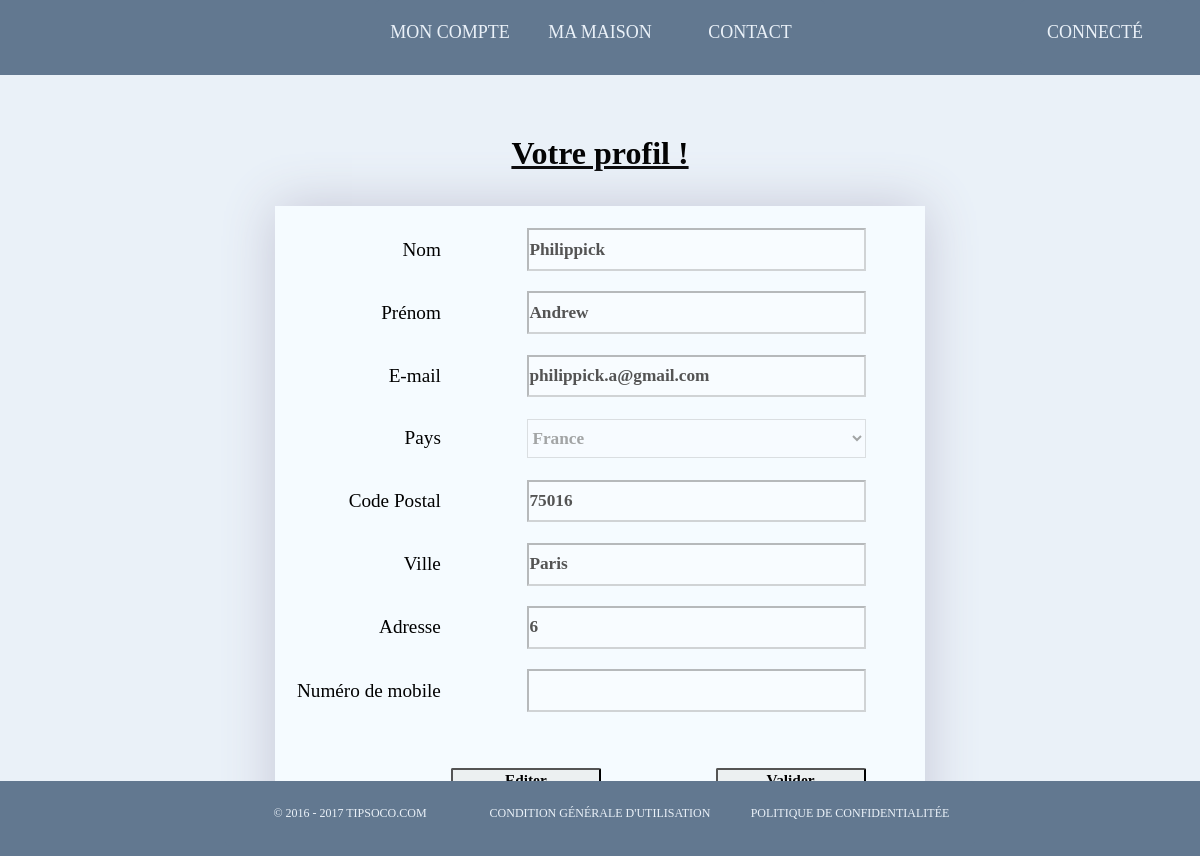
The app's page /Vue/profil.php (signed in), older data.
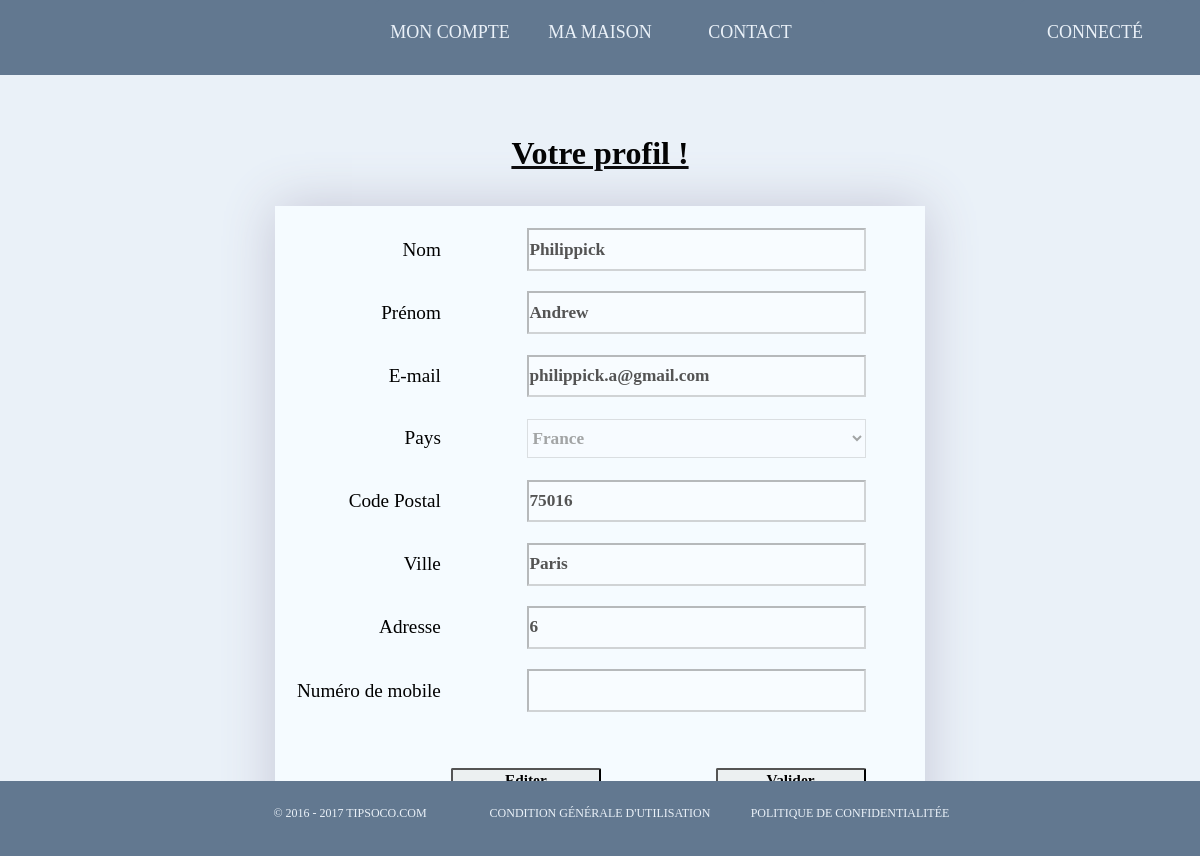
The same page, newer data.
### tables this page shows
CREATE TABLE `client` (
  `id` int(11) NOT NULL,
  `lastname` text NOT NULL,
  `firstname` text NOT NULL,
  `mail` varchar(255) NOT NULL,
  `password` text NOT NULL,
  `type` int(11) NOT NULL,
  `country` varchar(255) NOT NULL,
  `city` varchar(255) NOT NULL,
  `postcode` varchar(255) NOT NULL,
  `mobilenumber` varchar(255) NOT NULL,
  `adresse` varchar(255) NOT NULL
);

### Controleur/controleur_profil.php (called while the page is built, shortened)
<?php
if(isset($_SESSION['id']))
{
	$idc = $_SESSION['id'];
	$reqclient = $bdd->prepare('SELECT * FROM client WHERE id=?');
	$reqclient->execute(array($idc));
	$clientfetch = $reqclient->fetch();
	$lastname = $clientfetch['lastname'];
	$firstname = $clientfetch['firstname'];
	$mail = $clientfetch['mail'];
	$country = $clientfetch['country'];
	$city = $clientfetch['city'];
	$postcode = $clientfetch['postcode'];
	$adresse = $clientfetch['adresse'];
}
else
{
	header("Location: ../Vue/login.php");
}
?>

### Vue/profil.php (the view, shortened to what the changed rows need)
<?php
require ("../Modele/connexion.php");
include("../Controleur/controleur_profil.php");
?>
<html>
<head>
	<link rel="stylesheet" type="text/css" href="../Styles/profil.css">
	<link rel="stylesheet" type="text/css" href="../Styles/header_footer_for_connected_style.css">
</head>
	<body>
	    <div class="form" align="center">
	    	<br>
	    	<br>
			<h2 class="main-text">Votre profil !</h2>
			<br>
			<div class="formulaire">
			<form method="POST" action="">
				<table>
					<tr>
						<?php
						if(isset($_POST["confirm-edit"]))
						{
							if($lastname != "")
							{
							echo '<td><br><input class="input-box" style="text-decoration:none; font-weight: bold;" type="text" name="lastname" placeholder="" required value='.$lastname.'></td>';
							}
						}
						else
						{
							if($lastname != "")
							{
							echo '<td><br><input class="input-box" style="text-decoration:none; font-weight: bold;" type="text" name="lastname" placeholder="" disabled value='.$lastname.'></td>';
							}
						}
						?>
					<tr>
						<?php
						if(isset($_POST["confirm-edit"]))
						{
							if($firstname != "")
							{
							echo '<td><br><input class="input-box" style="text-decoration:none; font-weight: bold;" type="text" name="firstname" placeholder="" required value='.$firstname.'></td>';
							}
						}
						else
						{
							if($firstname != "")
							{
							echo '<td><br><input class="input-box" style="text-decoration:none; font-weight: bold;" type="text" name="firstname" placeholder="" disabled value='.$firstname.'></td>';
							}
						}
						?>
					<tr>
						<?php
						if(isset($_POST["confirm-edit"]))
						{
							if($mail != "")
							{
							echo '<td><br><input class="input-box" style="text-decoration:none; font-weight: bold;" type="email" name="mail" placeholder="" required value='.$mail.'></td>';
							}
						}
						else
						{
							if($mail != "")
							{
							echo '<td><br><input class="input-box" style="text-decoration:none; font-weight: bold;" type="email" name="mail" placeholder="" disabled value='.$mail.'></td>';
							}
						}
						?>
					</tr>
					<tr>
						<td><br>
						<?php
						if(isset($_POST["confirm-edit"]))
						{
							echo '<select style="text-decoration:none; font-weight: bold;" class="select" name="country" >';
							if($country != "")
							{
								echo '<option selected="selected">'.$country.'</option>';
							}
							else
							{
								echo '<option selected="selected" value="blank"></option>';
							}
						}
						else
						{
							echo '<select style="text-decoration:none; font-weight: bold;" class="select" name="country" disabled >';
							if($country != "")
							{
								echo '<option selected="selected">'.$country.'</option>';
							}
							else
							{
								echo '<option selected="selected" value="blank"></option>';
							}
						}
							?>
								<option value="ZW">Zimbabwe</option></select>
						</td>
					</tr>
					<tr>
						<?php
						if(isset($_POST["confirm-edit"]))
						{
							if($postcode != "")
							{
							echo '<td><br><input class="input-box" style="text-decoration:none; font-weight: bold;" type="text" name="postcode" placeholder="" value='.$postcode.'></td>';
							}
							else
							{
							echo '<td><br><input class="input-box" style="text-decoration:none; font-weight: bold;" type="text" name="postcode" placeholder="" ></td>';
							}
						}
						else
						{
							if($postcode != "")
							{
							echo '<td><br><input class="input-box" style="text-decoration:none; font-weight: bold;" type="text" name="postcode" placeholder="" disabled value='.$postcode.'></td>';
							}
							else
							{
								echo '<td><br><input class="input-box" style="text-decoration:none; font-weight: bold;" type="text" name="postcode" placeholder="" disabled value='.$postcode.'></td>';
							}
						}
						?>
					<tr>
						<?php
						if(isset($_POST["confirm-edit"]))
						{
							if($mail != "")
							{
							echo '<td><br><input class="input-box" style="text-decoration:none; font-weight: bold;" type="text" name="city" placeholder="" value='.$city.'></td>';
							}
							else
							{
							echo '<td><br><input class="input-box" style="text-decoration:none; font-weight: bold;" type="text" name="city" placeholder="" ></td>';
							}
						}
						else
						{
							if($city != "")
							{
							echo '<td><br><input class="input-box" style="text-decoration:none; font-weight: bold;" type="text" name="city" placeholder="" disabled value='.$city.'></td>';
							}
							else
							{
								echo '<td><br><input class="input-box" style="text-decoration:none; font-weight: bold;" type="text" name="city" placeholder="" disabled value='.$city.'></td>';
							}
						}
						?>
					<tr>
						<?php
						if(isset($_POST["confirm-edit"]))
						{
							if($adresse != "")
							{
							echo '<td><br><input class="input-box" style="text-decoration:none; font-weight: bold;" type="text" name="adresse" placeholder="" value='.$adresse.'></td>';
							}
							else
							{
							echo '<td><br><input class="input-box" style="text-decoration:none; font-weight: bold;" type="text" name="adresse" placeholder=""></td>';
							}
						}
						else
						{
							if($adresse != "")
							{
							echo '<td><br><input class="input-box" style="text-decoration:none; font-weight: bold;" type="text" name="adresse" placeholder="" disabled value='.$adresse.'></td>';
							}
							else
							{
								echo '<td><br><input class="input-box" style="text-decoration:none; font-weight: bold;" type="text" name="adresse" placeholder="" disabled value='.$adresse.'></td>';
							}
						}
						?>
				</table>
			</form>
			</div>
			<br>
	</body>
</html>

Row changes from the older to the newer data that the page shows:
changed client "Philippick": adresse (not shown) → "6"
Text that changed along with them:
form field adresse: "6" → (not shown)
